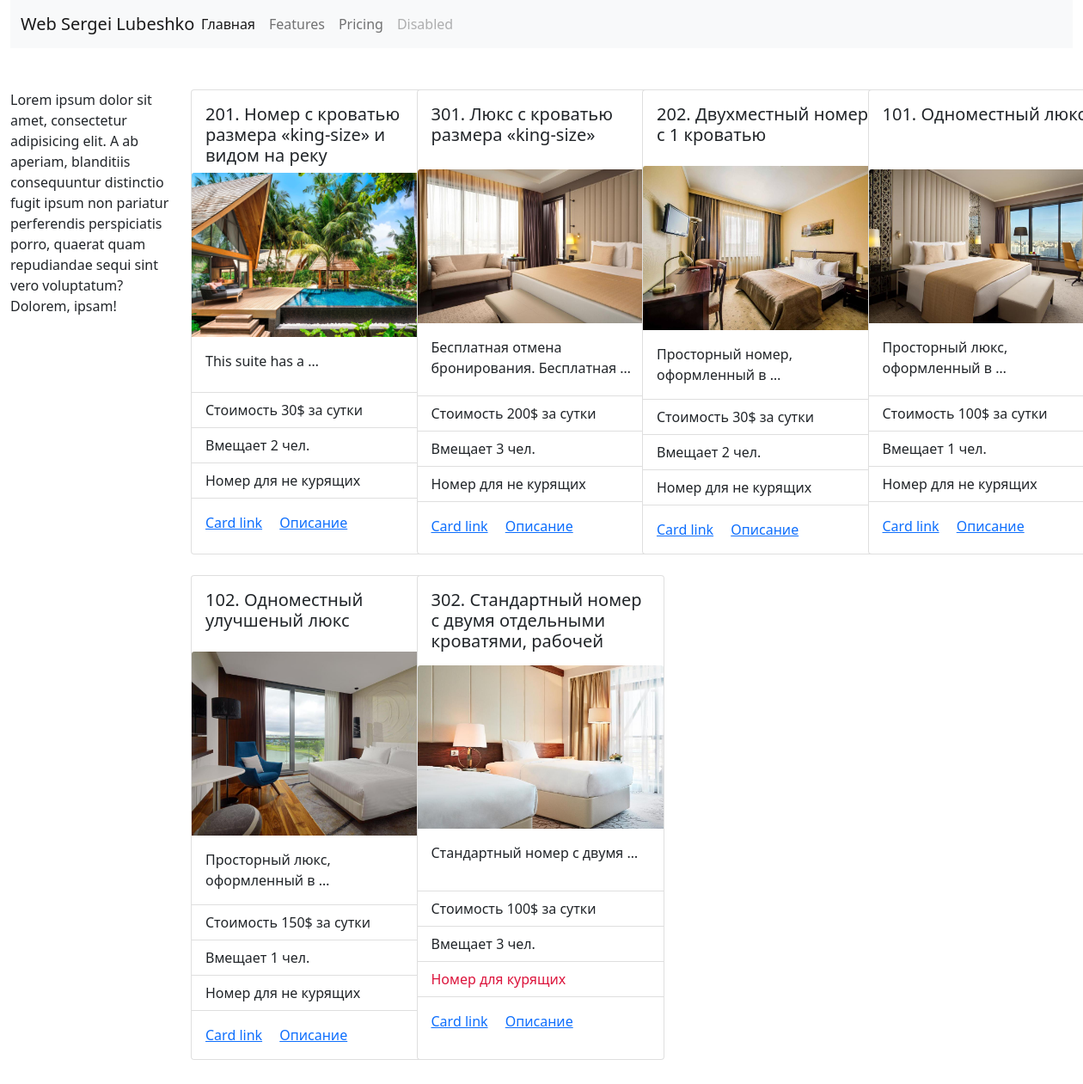
The page / on the database its author committed.
### hotel/models.py (models this page shows, shortened)
class Room(models.Model):
    photo = models.ImageField(verbose_name='Фото', upload_to='photos/%Y/%m/%d', blank=True)
    title = models.CharField(max_length=60, verbose_name='Название номера')
    desc = models.TextField(verbose_name='Описание номера', max_length=500, blank=True)
    size = models.PositiveSmallIntegerField(verbose_name='Площадь номера')
    smoke = models.BooleanField(default=True, verbose_name='Не курят')
    price = models.PositiveSmallIntegerField(verbose_name='Цена за сутки', default=30)
    num_people = models.IntegerField(
        default=1,
        validators=[
            MinValueValidator(1),
            MaxValueValidator(10)
        ],
        verbose_name='Кол-во спальных мест'
    )
    facilities = models.ManyToManyField("Facilities")
    def get_absolute_url(self):
        return reverse('detail', kwargs={"room_id":self.pk})

### hotel/views.py (the view)
# urls.py: path('', ShowRooms, name="home"),
def ShowRooms(request):
    rooms = Room.objects.all()
    context = {"rooms": rooms}
    return render(request, "hotel/index.html", context=context)

### hotel/templates/hotel/index.html (shortened to what this page needs)
<!DOCTYPE html>
<html lang="en">
<head>
    <link href="https://cdn.jsdelivr.net/npm/bootstrap@5.0.1/dist/css/bootstrap.min.css" rel="stylesheet"
>
</head>
<body>
<div class="container-fluid">
    <nav class="navbar navbar-expand-lg navbar-light bg-light">
        <div class="container-fluid">
            <div class="col-md-2">
                <a class="navbar-brand" href="#">Web Sergei Lubeshko</a>
            </div>
            <div class="col-md-10">
                <div class="collapse navbar-collapse" id="navbarNav">
                    <ul class="navbar-nav">
                        <li class="nav-item">
                            <a class="nav-link active" aria-current="page" href={% url 'home' %}>Главная</a>
                        </li>
                        <li class="nav-item">
                            <a class="nav-link" href="#">Features</a>
                        </li>
                        <li class="nav-item">
                            <a class="nav-link" href="#">Pricing</a>
                        </li>
                        <li class="nav-item">
                            <a class="nav-link disabled" href="#" tabindex="-1" aria-disabled="true">Disabled</a>
                        </li>
                    </ul>
                </div>
            </div>
        </div>
    </nav>
</div>
<div class="container-fluid my-5">
    <div class="row">
        <div class="col-md-2 col-sm-12">
            <div>Lorem ipsum dolor sit amet, consectetur adipisicing elit. A ab aperiam, blanditiis consequuntur
                distinctio fugit ipsum non pariatur perferendis perspiciatis porro, quaerat quam repudiandae sequi sint
                vero voluptatum? Dolorem, ipsam!
            </div>
        </div>
        <div class="col-md-10 col-sm-12">
            <div class="row row-cols-1 row-cols-md-4 g-4">
                {% for room in rooms %}
                    <div class="col">
                        <div class="card h-100" style="width: 18rem;">
                            <div class="card-body">
                                <h5 class="card-title" style="height: 3rem;">{{ room.title }}</h5>
                            </div>
                            {% if room.photo %}
                                <img src="{{ room.photo.url }}" class="card-img-top" alt="...">
                            {% else %}
                                <img src="../../../images/photos/2021/05/23/def.jpg" class="card-img-top" alt="...">
                            {% endif %}
                            <div class="card-body">
                                <p class="card-text">{{room.desc|truncatewords:4}}</p>
                            </div>
                            <ul class="list-group list-group-flush">
                                <li class="list-group-item">Стоимость {{ room.price }}$ за сутки</li>
                                <li class="list-group-item">Вмещает {{ room.num_people }} чел.</li>
                                {% if room.smoke %}
                                    <li class="list-group-item">Номер для не курящих</li>
                                {% else %}
                                    <li class="list-group-item"><span style="color: crimson">Номер для курящих</span>
                                    </li>
                                {% endif %}
                            </ul>
                            <div class="card-body">
                                <a href="#" class="card-link">Card link</a>
                                <a href={{ room.get_absolute_url }} class="card-link">Описание</a>
                            </div>
                        </div>
                    </div>
                {% endfor %}
            </div>
        </div>
    </div>
</div>
</body>
</html>

### rows shown on the page
Room: title "201. Номер с кроватью размера «king-size» и видом на реку", desc "This suite has a …", price "30", num_people "2", smoke "Номер для не курящих"
Room: title "301. Люкс с кроватью размера «king-size»", photo (picture), desc "Бесплатная отмена бронирования. Бесплатная …", price "200", num_people "3", smoke "Номер для не курящих"
Room: title "202. Двухместный номер с 1 кроватью", photo (picture), desc "Просторный номер, оформленный в …", price "30", num_people "2", smoke "Номер для не курящих"
Room: title "101. Одноместный…", photo (picture), desc "Просторный люкс, оформленный в …", price "100", num_people "1", smoke "Номер для не курящих"
Room: title "102. Одноместный улучшеный люкс", photo (picture), desc "Просторный люкс, оформленный в …", price "150", num_people "1", smoke "Номер для не курящих"
Room: title "302. Стандартный номер с двумя отдельными кроватями, рабочей", photo (picture), desc "Стандартный номер с двумя …", price "100", num_people "3", smoke "Номер для курящих"
